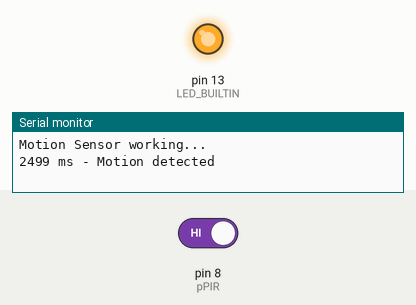
Simulated run of this sketch. Board: Arduino Uno, built with avr-gcc and run on an emulated ATmega328P. Parts: output pins drawn as LEDs (lit = HIGH), the last lines printed to the serial monitor. Inputs (shaded band) come from the test bench; at power-on: pin 8 (pPIR) HIGH.

Above: at 3.7 s.
3.8 s: pin 8 (pPIR) driven LOW
At 4.4 s:
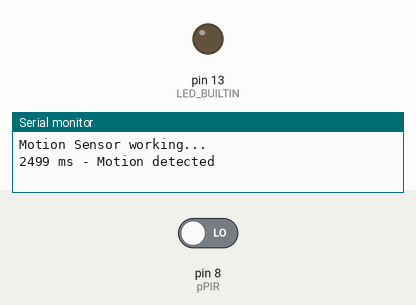
5.3 s: pin 8 (pPIR) driven HIGH
At 6.7 s:
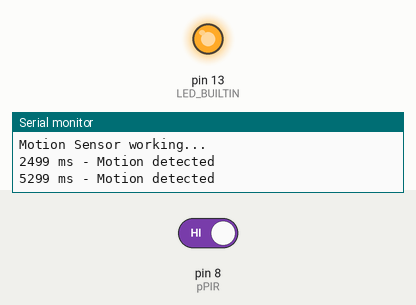
Timing chart, 0 to 8.3 s (numbered marks = the images above; inputs shaded):
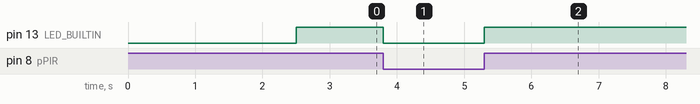

Measured:
- after the input at 3.8 s, pin 13 (LED_BUILTIN): HIGH → LOW at once
- after the input at 5.3 s, pin 13 (LED_BUILTIN): LOW → HIGH at once

The sketch:

Uno_HC-SR501.ino
```cpp
/*
 * File: Uno_HC-SR501.ino
 * Set delay to minimum (3 s) and sensitivity to middle position.
 * Claus Kuehnel 2020-02-11 info@ckuehnel.ch
 */

const int pPIR = 8; // Input for HC-S501

int pirValue; // Place to store read PIR Value
int lastValue = 0;


void setup()
{
  Serial.begin(115200);
  delay(2500);
  Serial.println("Motion Sensor working...");

  pinMode(LED_BUILTIN, OUTPUT);
  digitalWrite(LED_BUILTIN, LOW);
  pinMode(pPIR, INPUT);
}

void loop()
{
  pirValue = digitalRead(pPIR);
  digitalWrite(LED_BUILTIN, pirValue);
  if (!pirValue) lastValue = 0;
  if (pirValue && !lastValue)
  {
    Serial.print(millis());
    Serial.println(" ms - Motion detected");
    lastValue = pirValue;
  }
}
```
